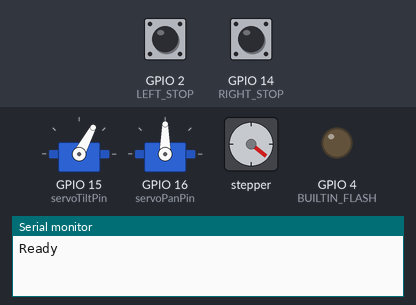
Simulated run of this program. Board: ESP32. On the bench: 2 × servo, stepper motor, output pins drawn as LEDs (lit = HIGH), the last lines printed to the serial monitor. The test bench sets the inputs (shaded band); at power-on: GPIO 2 (LEFT_STOP) LOW, GPIO 14 (RIGHT_STOP) LOW. Stepper angles assume 3200 steps per turn.

Above: at 5.0 s.
5.1 s: GPIO 2 (LEFT_STOP) pulled HIGH for 0.15 s
At 5.5 s:
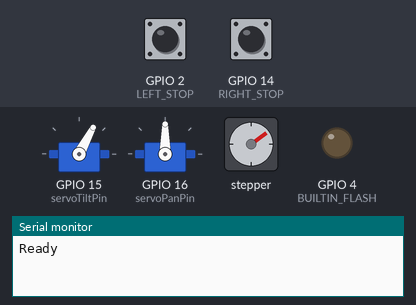
8.2 s: GPIO 14 (RIGHT_STOP) pulled HIGH for 0.15 s
At 8.5 s:
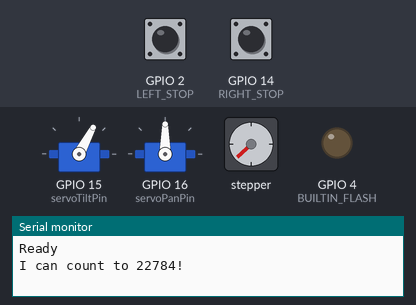
At 12.3 s:
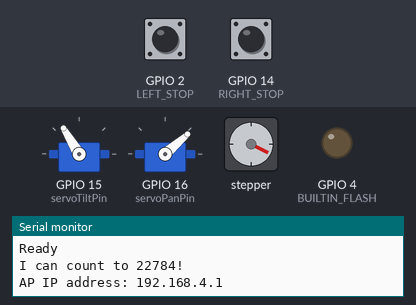
Timing chart, 0 to 13.8 s (numbered marks = the images above; inputs shaded):
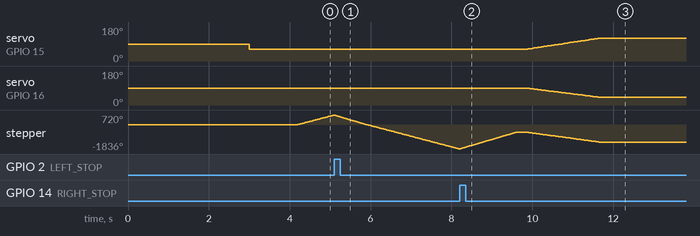

The program:

main.cpp
```cpp
#include <Arduino.h>
#include <ESP32Servo.h>
#include <WiFi.h>
#include <WebServer.h>
#include "soc/soc.h"
#include "soc/rtc_cntl_reg.h"

// create a servo object
Servo servoTilt;
Servo servoPan;

#define servoTiltPin 15
#define servoPanPin 16

#define minUs 550
#define maxUs 2000

// Motor steps per revolution. Most steppers are 200 steps or 1.8 degrees/step
#define MOTOR_STEPS 200
#define MICROSTEPS 16
#define RPM 150
// #define RPM 75

#define DIR_PIN 13
#define STEP_PIN 12

#define LEFT_STOP 2
#define RIGHT_STOP 14

#define BUILTIN_FLASH 4

#define TILT_LIMIT 135
#define TILT_90_DEG 62
// These two values refer to camera tilt relative to flat plane
#define TILT_MIN 28
#define TILT_MAX TILT_MIN + TILT_LIMIT

/*
 * Choose one of the sections below that match your board
 */

#include "A4988.h"
A4988 stepper(MOTOR_STEPS, DIR_PIN, STEP_PIN);

int moveSteps = 0; // Initialize to the movement we do back from the wall

const char *ssid = "ESP_Cam";
const char *password = "29292929";

WebServer server(80);

boolean LEDStatus = LOW;

int prevTilt, nextTilt, currentTilt;
int prevPan, nextPan, currentPan;
int prevMove, nextMove, currentMove, moveDiff;

int currentStep;
#define MAX_STEPS 1000
#define STEP 10

void setNextPosition(int tilt, int pan, int move)
{
	prevTilt = currentTilt;
	prevPan = currentPan;
	prevMove = currentMove;
	nextTilt = tilt;
	nextPan = pan;
	nextMove = move;
	currentStep = 0;
}

void handleMoveForm()
{
	server.send(200, "text/html", "<!DOCTYPE html>\
<html>\
  <head>\
    <title>Move that thang</title>\
    <style>\
      div { padding: 4px; }\
      label { padding-right: 4px; }\
    </style>\
  </head>\
  <body>\
    <form action=\"move\" method=\"GET\">\
      <div><label for=\"pan\">Pan</label><input id=\"pan\" name=\"pan\" type=\"range\" min=\"0\" max=\"180\" /></div>\
      <div><label for=\"tilt\">Tilt</label><input id=\"tilt\" name=\"tilt\" type=\"range\" min=\"" +
																		(String(TILT_MIN)) + "\" max=\"" + (String(TILT_MAX)) + "\" /></div>\
      <div><label for=\"move\">Move</label><input id=\"move\" name=\"move\" type=\"range\" min=\"0\" max=\"" +
																		(String(moveSteps)) + "\" value=\"" + (String(moveSteps)) + " / 2\" /></div>\
      <input type=\"submit\" />\
    </form>\
  </body>\
</html>");
}

void handleLedOn()
{
	LEDStatus = HIGH;
	digitalWrite(4, LEDStatus);
	server.send(200, "text/plain", "Led On");
}

void handleLedOff()
{
	LEDStatus = LOW;
	digitalWrite(4, LEDStatus);
	server.send(200, "text/html", "Led On");
}

void handleMove()
{
	int pan = server.arg("pan").toInt();
	int tilt = server.arg("tilt").toInt();
	int move = server.arg("move").toInt();
	Serial.printf("p=%d t=%d m=%d\n", pan, tilt, move);
	setNextPosition(tilt, pan, move);
	server.send(200, "text/html", "Yes sir!");
}

void handleNotFound()
{
	server.send(404, "text/html", "Not Found");
}

void setupWebServer()
{
	boolean result = WiFi.softAP(ssid, password, 13);
	if (result)
	{
		Serial.println("Ready");
	}
	else
	{
		Serial.println("Failed!");
	}
	server.on("/led_on", handleLedOn);
	server.on("/led_off", handleLedOff);
	server.on("/", handleMoveForm);
	server.on("/move", handleMove);
	server.onNotFound(handleNotFound);
	server.begin();
}

bool leftTriggered = false;
bool rightTriggered = false;

void calibrateStepper()
{
	while (!leftTriggered)
	{
		stepper.move(4 * MICROSTEPS);
		moveSteps += 4 * MICROSTEPS;
		delay(1);
	}

	stepper.move(-moveSteps);

	while (!rightTriggered)
	{
		stepper.move(-4 * MICROSTEPS);
		moveSteps += 4 * MICROSTEPS;
		delay(1);
	}

	Serial.printf("I can count to %d!\n", moveSteps);
	stepper.move(moveSteps / 2);
}

void writeTilt(int deg)
{
	servoTilt.write(constrain(deg - TILT_MIN, 0, TILT_LIMIT));
}

int pos;

void IRAM_ATTR endStopIsr()
{
	leftTriggered = digitalRead(LEFT_STOP);
	rightTriggered = digitalRead(RIGHT_STOP);
}

void setup()
{
	WRITE_PERI_REG(RTC_CNTL_BROWN_OUT_REG, 0); // disable brownout detector
	/*
	 * Set target motor RPM.
	 */
	Serial.begin(9600);
	delay(1500);
	setupWebServer();
	delay(500);
	servoTilt.setPeriodHertz(50);
	servoPan.setPeriodHertz(50);
	pinMode(LEFT_STOP, INPUT_PULLDOWN);
	attachInterrupt(LEFT_STOP, endStopIsr, CHANGE);
	leftTriggered = digitalRead(LEFT_STOP);
	pinMode(RIGHT_STOP, INPUT_PULLDOWN);
	attachInterrupt(RIGHT_STOP, endStopIsr, CHANGE);
	rightTriggered = digitalRead(RIGHT_STOP);
	pinMode(BUILTIN_FLASH, OUTPUT);
	servoTilt.attach(servoTiltPin, minUs, maxUs);
	delay(500);
	servoPan.attach(servoPanPin, minUs, maxUs);
	delay(500);

	pos = 90;
	writeTilt(pos);
	delay(500);
	servoPan.write(pos);
	delay(500);

	stepper.begin(RPM, MICROSTEPS);
	// if using enable/disable on ENABLE pin (active LOW) instead of SLEEP uncomment next line
	// stepper.setEnableActiveState(LOW);
	stepper.setSpeedProfile(stepper.LINEAR_SPEED, 6000, 6000);
	stepper.enable();
	delay(200);

	calibrateStepper();
	delay(200);
	currentTilt = 90;
	currentPan = 90;
	currentMove = moveSteps / 2;
	setNextPosition(150, 40, moveSteps * 4 / 5);
	IPAddress IP = WiFi.softAPIP();
	Serial.print("AP IP address: ");
	Serial.println(IP);
}

void interpolate()
{
	moveDiff = currentMove;
	currentMove = prevMove + (((nextMove - prevMove) * currentStep) / MAX_STEPS);
	moveDiff -= currentMove;
	currentPan = prevPan + (((nextPan - prevPan) * currentStep) / MAX_STEPS);
	currentTilt = prevTilt + (((nextTilt - prevTilt) * currentStep) / MAX_STEPS);
}

void loop()
{
	/*
	 * We do a little jig both ways from the middle, resetting on the same place
	 */
	// delay(500);
	// stepper.rotate(360);
	// stepper.rotate(-2 * 360);
	// stepper.rotate(360);
	// servoTilt.writeMicroseconds(minUs);
	// servoTilt.write(90);
	// delay(5);
	// for (pos = TILT_MIN; pos <= TILT_MAX; pos += 1)

	server.handleClient();

	currentStep += STEP;
	interpolate();
	if (currentStep >= MAX_STEPS)
	{
		// currentStep = 0;
		// setNextPosition(prevTilt, prevPan, prevMove);
		delay(10);
	}
	else
	{
		writeTilt(currentTilt);
		delay(2);
		servoPan.write(currentPan);
		delay(2);
		stepper.move(moveDiff);
		// Serial.printf("t: %d p: %d m: %d\n", currentTilt, currentPan, currentMove);
		delay(6);
	}

	// for (; pos <= 180; pos += 1)
	// { // sweep from 0 degrees to 180 degrees
	// 	// stepper.move(4 * MICROSTEPS);
	// 	writeTilt(pos);
	// 	servoPan.write(pos);
	// 	// Serial.println(pos);
	// 	delay(20);
	// 	server.handleClient();
	// }
	// // for (pos = TILT_MAX; pos >= TILT_MIN; pos -= 1)
	// for (pos = 180; pos >= 0; pos -= 1)
	// { // sweep from 180 degrees to 0 degrees
	// 	// stepper.move(-4 * MICROSTEPS);
	// 	writeTilt(pos);
	// 	servoPan.write(pos);
	// 	// Serial.println(pos);
	// 	delay(20);
	// 	server.handleClient();
	// }
}
```

Measured:
- after the input at 8.2 s, servo on GPIO 15 (servoTiltPin): moves from 62° to 121° over 1.8 s, starting after 1.7 s; servo on GPIO 16 (servoPanPin): moves from 90° to 41° over 1.8 s, starting after 1.7 s
